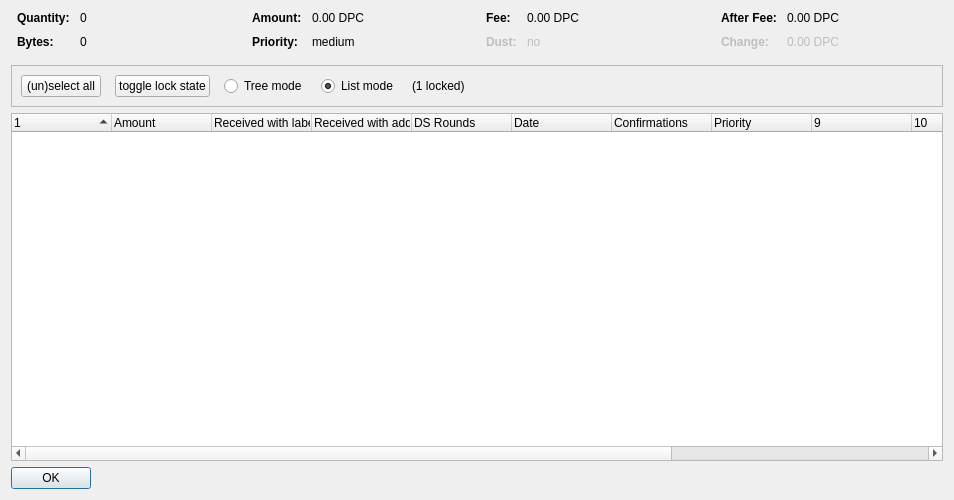
<?xml version="1.0" encoding="UTF-8"?>
<ui version="4.0">
 <class>CoinControlDialog</class>
 <widget class="QDialog" name="CoinControlDialog">
  <property name="geometry">
   <rect>
    <x>0</x>
    <y>0</y>
    <width>954</width>
    <height>500</height>
   </rect>
  </property>
  <property name="windowTitle">
   <string>Coin Selection</string>
  </property>
  <layout class="QVBoxLayout" name="verticalLayout">
   <item>
    <layout class="QHBoxLayout" name="horizontalLayoutTop" stretch="0,0,0,0">
     <property name="topMargin">
      <number>0</number>
     </property>
     <property name="bottomMargin">
      <number>10</number>
     </property>
     <item>
      <layout class="QFormLayout" name="formLayoutCoinControl1">
       <property name="horizontalSpacing">
        <number>10</number>
       </property>
       <property name="verticalSpacing">
        <number>10</number>
       </property>
       <property name="leftMargin">
        <number>6</number>
       </property>
       <property name="rightMargin">
        <number>6</number>
       </property>
       <item row="0" column="0">
        <widget class="QLabel" name="labelCoinControlQuantityText">
         <property name="font">
          <font>
           <weight>75</weight>
           <bold>true</bold>
          </font>
         </property>
         <property name="text">
          <string>Quantity:</string>
         </property>
        </widget>
       </item>
       <item row="0" column="1">
        <widget class="QLabel" name="labelCoinControlQuantity">
         <property name="cursor">
          <cursorShape>IBeamCursor</cursorShape>
         </property>
         <property name="contextMenuPolicy">
          <enum>Qt::ActionsContextMenu</enum>
         </property>
         <property name="text">
          <string notr="true">0</string>
         </property>
         <property name="textInteractionFlags">
          <set>Qt::LinksAccessibleByMouse|Qt::TextSelectableByKeyboard|Qt::TextSelectableByMouse</set>
         </property>
        </widget>
       </item>
       <item row="1" column="0">
        <widget class="QLabel" name="labelCoinControlBytesText">
         <property name="font">
          <font>
           <weight>75</weight>
           <bold>true</bold>
          </font>
         </property>
         <property name="text">
          <string>Bytes:</string>
         </property>
        </widget>
       </item>
       <item row="1" column="1">
        <widget class="QLabel" name="labelCoinControlBytes">
         <property name="cursor">
          <cursorShape>IBeamCursor</cursorShape>
         </property>
         <property name="contextMenuPolicy">
          <enum>Qt::ActionsContextMenu</enum>
         </property>
         <property name="text">
          <string notr="true">0</string>
         </property>
         <property name="textInteractionFlags">
          <set>Qt::LinksAccessibleByMouse|Qt::TextSelectableByKeyboard|Qt::TextSelectableByMouse</set>
         </property>
        </widget>
       </item>
      </layout>
     </item>
     <item>
      <layout class="QFormLayout" name="formLayoutCoinControl2">
       <property name="horizontalSpacing">
        <number>10</number>
       </property>
       <property name="verticalSpacing">
        <number>10</number>
       </property>
       <property name="leftMargin">
        <number>6</number>
       </property>
       <property name="rightMargin">
        <number>6</number>
       </property>
       <item row="0" column="0">
        <widget class="QLabel" name="labelCoinControlAmountText">
         <property name="font">
          <font>
           <weight>75</weight>
           <bold>true</bold>
          </font>
         </property>
         <property name="text">
          <string>Amount:</string>
         </property>
        </widget>
       </item>
       <item row="0" column="1">
        <widget class="QLabel" name="labelCoinControlAmount">
         <property name="cursor">
          <cursorShape>IBeamCursor</cursorShape>
         </property>
         <property name="contextMenuPolicy">
          <enum>Qt::ActionsContextMenu</enum>
         </property>
         <property name="text">
          <string notr="true">0.00 DPC</string>
         </property>
         <property name="textInteractionFlags">
          <set>Qt::LinksAccessibleByMouse|Qt::TextSelectableByKeyboard|Qt::TextSelectableByMouse</set>
         </property>
        </widget>
       </item>
       <item row="1" column="0">
        <widget class="QLabel" name="labelCoinControlPriorityText">
         <property name="font">
          <font>
           <weight>75</weight>
           <bold>true</bold>
          </font>
         </property>
         <property name="text">
          <string>Priority:</string>
         </property>
        </widget>
       </item>
       <item row="1" column="1">
        <widget class="QLabel" name="labelCoinControlPriority">
         <property name="cursor">
          <cursorShape>IBeamCursor</cursorShape>
         </property>
         <property name="contextMenuPolicy">
          <enum>Qt::ActionsContextMenu</enum>
         </property>
         <property name="text">
          <string>medium</string>
         </property>
         <property name="textInteractionFlags">
          <set>Qt::LinksAccessibleByMouse|Qt::TextSelectableByKeyboard|Qt::TextSelectableByMouse</set>
         </property>
        </widget>
       </item>
      </layout>
     </item>
     <item>
      <layout class="QFormLayout" name="formLayoutCoinControl3">
       <property name="horizontalSpacing">
        <number>10</number>
       </property>
       <property name="verticalSpacing">
        <number>10</number>
       </property>
       <property name="leftMargin">
        <number>6</number>
       </property>
       <property name="rightMargin">
        <number>6</number>
       </property>
       <item row="0" column="0">
        <widget class="QLabel" name="labelCoinControlFeeText">
         <property name="font">
          <font>
           <weight>75</weight>
           <bold>true</bold>
          </font>
         </property>
         <property name="text">
          <string>Fee:</string>
         </property>
        </widget>
       </item>
       <item row="0" column="1">
        <widget class="QLabel" name="labelCoinControlFee">
         <property name="cursor">
          <cursorShape>IBeamCursor</cursorShape>
         </property>
         <property name="contextMenuPolicy">
          <enum>Qt::ActionsContextMenu</enum>
         </property>
         <property name="text">
          <string notr="true">0.00 DPC</string>
         </property>
         <property name="textInteractionFlags">
          <set>Qt::LinksAccessibleByMouse|Qt::TextSelectableByKeyboard|Qt::TextSelectableByMouse</set>
         </property>
        </widget>
       </item>
       <item row="1" column="0">
        <widget class="QLabel" name="labelCoinControlLowOutputText">
         <property name="enabled">
          <bool>false</bool>
         </property>
         <property name="font">
          <font>
           <weight>75</weight>
           <bold>true</bold>
          </font>
         </property>
         <property name="text">
          <string>Dust:</string>
         </property>
        </widget>
       </item>
       <item row="1" column="1">
        <widget class="QLabel" name="labelCoinControlLowOutput">
         <property name="enabled">
          <bool>false</bool>
         </property>
         <property name="cursor">
          <cursorShape>IBeamCursor</cursorShape>
         </property>
         <property name="contextMenuPolicy">
          <enum>Qt::ActionsContextMenu</enum>
         </property>
         <property name="text">
          <string>no</string>
         </property>
         <property name="textInteractionFlags">
          <set>Qt::LinksAccessibleByMouse|Qt::TextSelectableByKeyboard|Qt::TextSelectableByMouse</set>
         </property>
        </widget>
       </item>
      </layout>
     </item>
     <item>
      <layout class="QFormLayout" name="formLayoutCoinControl4">
       <property name="horizontalSpacing">
        <number>10</number>
       </property>
       <property name="verticalSpacing">
        <number>10</number>
       </property>
       <property name="leftMargin">
        <number>6</number>
       </property>
       <property name="rightMargin">
        <number>6</number>
       </property>
       <item row="0" column="0">
        <widget class="QLabel" name="labelCoinControlAfterFeeText">
         <property name="font">
          <font>
           <weight>75</weight>
           <bold>true</bold>
          </font>
         </property>
         <property name="text">
          <string>After Fee:</string>
         </property>
        </widget>
       </item>
       <item row="0" column="1">
        <widget class="QLabel" name="labelCoinControlAfterFee">
         <property name="cursor">
          <cursorShape>IBeamCursor</cursorShape>
         </property>
         <property name="contextMenuPolicy">
          <enum>Qt::ActionsContextMenu</enum>
         </property>
         <property name="text">
          <string notr="true">0.00 DPC</string>
         </property>
         <property name="textInteractionFlags">
          <set>Qt::LinksAccessibleByMouse|Qt::TextSelectableByKeyboard|Qt::TextSelectableByMouse</set>
         </property>
        </widget>
       </item>
       <item row="1" column="0">
        <widget class="QLabel" name="labelCoinControlChangeText">
         <property name="enabled">
          <bool>false</bool>
         </property>
         <property name="font">
          <font>
           <weight>75</weight>
           <bold>true</bold>
          </font>
         </property>
         <property name="text">
          <string>Change:</string>
         </property>
        </widget>
       </item>
       <item row="1" column="1">
        <widget class="QLabel" name="labelCoinControlChange">
         <property name="enabled">
          <bool>false</bool>
         </property>
         <property name="cursor">
          <cursorShape>IBeamCursor</cursorShape>
         </property>
         <property name="contextMenuPolicy">
          <enum>Qt::ActionsContextMenu</enum>
         </property>
         <property name="text">
          <string notr="true">0.00 DPC</string>
         </property>
         <property name="textInteractionFlags">
          <set>Qt::LinksAccessibleByMouse|Qt::TextSelectableByKeyboard|Qt::TextSelectableByMouse</set>
         </property>
        </widget>
       </item>
      </layout>
     </item>
    </layout>
   </item>
   <item>
    <widget class="QFrame" name="frame">
     <property name="minimumSize">
      <size>
       <width>0</width>
       <height>40</height>
      </size>
     </property>
     <property name="frameShape">
      <enum>QFrame::StyledPanel</enum>
     </property>
     <property name="frameShadow">
      <enum>QFrame::Sunken</enum>
     </property>
     <layout class="QHBoxLayout" name="horizontalLayout">
      <item>
       <layout class="QHBoxLayout" name="horizontalLayoutPanel" stretch="0,0,0,0,0,0">
        <property name="spacing">
         <number>14</number>
        </property>
        <item>
         <widget class="QPushButton" name="pushButtonSelectAll">
          <property name="sizePolicy">
           <sizepolicy hsizetype="Maximum" vsizetype="Fixed">
            <horstretch>0</horstretch>
            <verstretch>0</verstretch>
           </sizepolicy>
          </property>
          <property name="text">
           <string>(un)select all</string>
          </property>
          <property name="autoDefault">
           <bool>false</bool>
          </property>
         </widget>
        </item>
        <item>
         <widget class="QPushButton" name="pushButtonToggleLock">
          <property name="sizePolicy">
           <sizepolicy hsizetype="Maximum" vsizetype="Fixed">
            <horstretch>0</horstretch>
            <verstretch>0</verstretch>
           </sizepolicy>
          </property>
          <property name="text">
           <string>toggle lock state</string>
          </property>
          <property name="autoDefault">
           <bool>false</bool>
          </property>
         </widget>
        </item>
        <item>
         <widget class="QRadioButton" name="radioTreeMode">
          <property name="sizePolicy">
           <sizepolicy hsizetype="Maximum" vsizetype="Fixed">
            <horstretch>0</horstretch>
            <verstretch>0</verstretch>
           </sizepolicy>
          </property>
          <property name="text">
           <string>Tree mode</string>
          </property>
         </widget>
        </item>
        <item>
         <widget class="QRadioButton" name="radioListMode">
          <property name="sizePolicy">
           <sizepolicy hsizetype="Maximum" vsizetype="Fixed">
            <horstretch>0</horstretch>
            <verstretch>0</verstretch>
           </sizepolicy>
          </property>
          <property name="text">
           <string>List mode</string>
          </property>
          <property name="checked">
           <bool>true</bool>
          </property>
         </widget>
        </item>
        <item>
         <widget class="QLabel" name="labelLocked">
          <property name="text">
           <string>(1 locked)</string>
          </property>
         </widget>
        </item>
        <item>
         <spacer name="horizontalSpacer">
          <property name="orientation">
           <enum>Qt::Horizontal</enum>
          </property>
          <property name="sizeHint" stdset="0">
           <size>
            <width>40</width>
            <height>20</height>
           </size>
          </property>
         </spacer>
        </item>
       </layout>
      </item>
     </layout>
    </widget>
   </item>
   <item>
    <widget class="CoinControlTreeWidget" name="treeWidget">
     <property name="contextMenuPolicy">
      <enum>Qt::CustomContextMenu</enum>
     </property>
     <property name="sortingEnabled">
      <bool>false</bool>
     </property>
     <property name="columnCount">
      <number>13</number>
     </property>
     <attribute name="headerShowSortIndicator" stdset="0">
      <bool>true</bool>
     </attribute>
     <attribute name="headerStretchLastSection">
      <bool>false</bool>
     </attribute>
     <column>
      <property name="text">
       <string/>
      </property>
     </column>
     <column>
      <property name="text">
       <string>Amount</string>
      </property>
     </column>
     <column>
      <property name="text">
       <string>Received with label</string>
      </property>
     </column>
     <column>
      <property name="text">
       <string>Received with address</string>
      </property>
     </column>
     <column>
      <property name="text">
       <string>DS Rounds</string>
      </property>
     </column>
     <column>
      <property name="text">
       <string>Date</string>
      </property>
     </column>
     <column>
      <property name="text">
       <string>Confirmations</string>
      </property>
      <property name="toolTip">
       <string>Confirmed</string>
      </property>
     </column>
     <column>
      <property name="text">
       <string>Priority</string>
      </property>
     </column>
     <column>
      <property name="text">
       <string/>
      </property>
     </column>
     <column>
      <property name="text">
       <string/>
      </property>
     </column>
     <column>
      <property name="text">
       <string/>
      </property>
     </column>
     <column>
      <property name="text">
       <string/>
      </property>
     </column>
     <column>
      <property name="text">
       <string/>
      </property>
     </column>
    </widget>
   </item>
   <item>
    <widget class="QDialogButtonBox" name="buttonBox">
     <property name="sizePolicy">
      <sizepolicy hsizetype="Maximum" vsizetype="Fixed">
       <horstretch>0</horstretch>
       <verstretch>0</verstretch>
      </sizepolicy>
     </property>
     <property name="orientation">
      <enum>Qt::Horizontal</enum>
     </property>
     <property name="standardButtons">
      <set>QDialogButtonBox::Ok</set>
     </property>
    </widget>
   </item>
  </layout>
 </widget>
 <customwidgets>
  <customwidget>
   <class>CoinControlTreeWidget</class>
   <extends>QTreeWidget</extends>
   <header>coincontroltreewidget.h</header>
  </customwidget>
 </customwidgets>
 <resources/>
 <connections/>
</ui>
